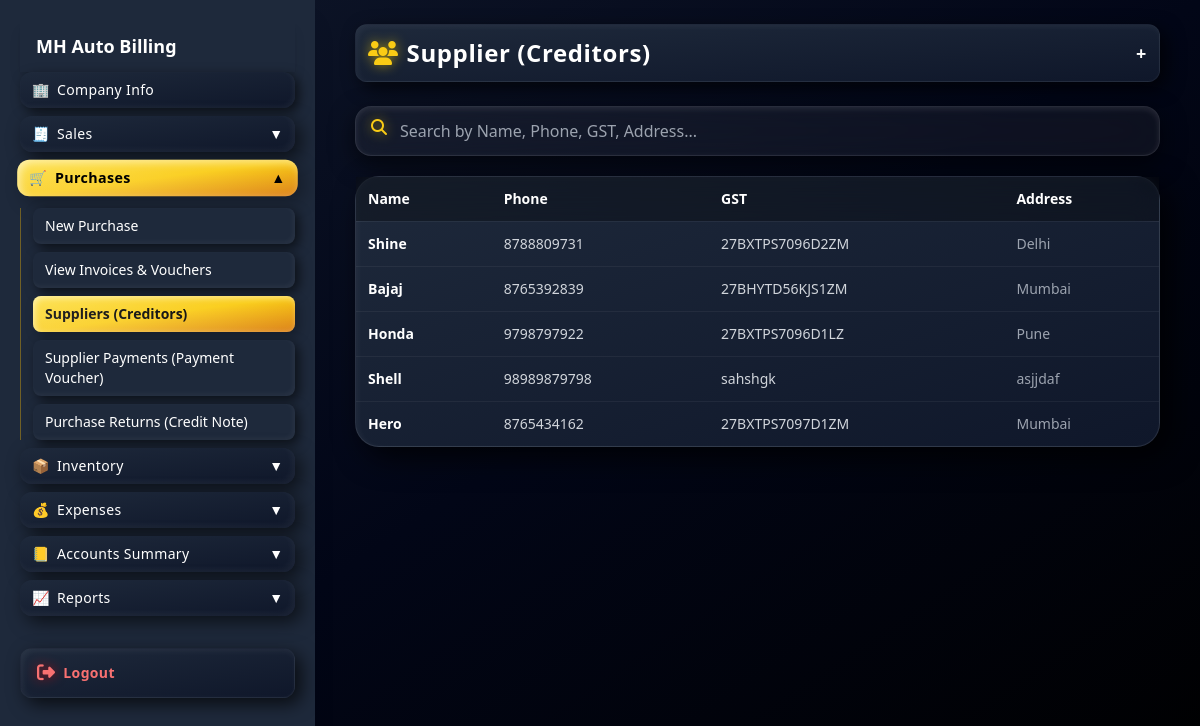
/creditors/ (signed in), run on the app's committed database.
### apps/core/models.py (models this page shows, shortened)
class Supplier(models.Model):
    name = models.CharField(max_length=200)
    phone = models.CharField(max_length=20, blank=True)
    gst = models.CharField(max_length=20, blank=True)
    address = models.TextField(blank=True)
    balance = models.DecimalField(max_digits=10, decimal_places=2, default=0)

### apps/core/views.py (the view, shortened to what this page needs)
# urls.py: path("creditors/", views.creditors, name="creditors"),
@login_required
def creditors(request):
    suppliers = Supplier.objects.all().order_by("-id")
    return render(request, "dashboard/creditors.html", {
        "suppliers": suppliers
    })

### templates/dashboard/creditors.html (shortened to what this page needs)
{% extends "dashboard/base.html" %}
{% block content %}
<div class="max-w-7xl mx-auto px-3 sm:px-4">
    <div id="creditorListSection">
<h1 id="creditorHeader" onclick="toggleCustomerForm()"
class="text-xl sm:text-2xl font-bold mb-4 cursor-pointer flex justify-between items-center
text-white tracking-wide
p-3 rounded-xl
bg-gradient-to-br from-slate-800 to-slate-900
shadow-[inset_2px_2px_6px_rgba(255,255,255,0.05),_6px_6px_18px_rgba(0,0,0,0.7)]
border border-white/5">
    <span class="flex items-center gap-2">
        <i class="fa-solid fa-users text-yellow-400 drop-shadow-[0_0_6px_rgba(255,215,0,0.6)]"></i>
        Supplier (Creditors)
    </span>
    <span id="toggleIcon" class="text-lg">+</span>
</h1>
<div class="relative">
    <i class="fa-solid fa-magnifying-glass
    absolute left-4 top-1/2 -translate-y-1/2
    text-yellow-400
    z-10
    drop-shadow-[0_0_6px_rgba(255,215,0,0.6)]"></i>
    <input
        type="text"
        id="supplierSearch"
        placeholder="Search by Name, Phone, GST, Address..."
        class="w-full pl-11 pr-4 py-3 rounded-2xl
        bg-white/5 backdrop-blur-lg
        border border-white/10
        text-white placeholder-gray-400
        shadow-[0_8px_25px_rgba(0,0,0,0.6),inset_0_2px_6px_rgba(255,255,255,0.1)]
        focus:outline-none
        focus:ring-2 focus:ring-yellow-400
        focus:shadow-[0_0_20px_rgba(250,204,21,0.4)]
        transition-all duration-200 mt-2"
    >
</div>
<div class="hidden md:block
bg-gradient-to-br from-slate-800 to-slate-900
rounded-3xl mt-5
shadow-[inset_2px_2px_6px_rgba(255,255,255,0.05),_10px_10px_30px_rgba(0,0,0,0.8)]
border border-white/10">
<div class="overflow-x-auto">
<div class="max-h-[400px] overflow-y-auto">
<table class="w-full text-sm text-white min-w-[600px]">
<thead class="sticky top-0 bg-black/30 backdrop-blur-md z-10">
<tr class="text-left border-b border-white/10">
<th class="p-3">Name</th>
<th class="p-3">Phone</th>
<th class="p-3">GST</th>
<th class="p-3">Address</th>
</tr>
</thead>
<tbody class="divide-y divide-white/5">
{% for c in suppliers %}
<tr onclick="loadCreditor({{ c.id }})"
class="cursor-pointer transition-all duration-200
hover:bg-white/5 hover:scale-[1.01]">
<td class="p-3 font-semibold">{{ c.name }}</td>
<td class="p-3 text-gray-300">{{ c.phone }}</td>
<td class="p-3 text-gray-300">{{ c.gst }}</td>
<td class="p-3 truncate max-w-[200px] text-gray-400">{{ c.address }}</td>
</tr>
{% endfor %}
</tbody>
</table>
</div>
</div>
</div>
</div>
</div>
</div>
{% endblock %}

### templates/dashboard/base.html (style rules this page uses)
body { padding-bottom:120px; overflow-y: auto; }

### data on the page
Supplier: name "Shine", phone "8788809731", gst "27BXTPS7096D2ZM", address "Delhi"
Supplier: name "Bajaj", phone "8765392839", gst "27BHYTD56KJS1ZM", address "Mumbai"
Supplier: name "Honda", phone "9798797922", gst "27BXTPS7096D1LZ", address "Pune"
Supplier: name "Shell", phone "98989879798", gst "sahshgk", address "asjjdaf"
Supplier: name "Hero", phone "8765434162", gst "27BXTPS7097D1ZM", address "Mumbai"
